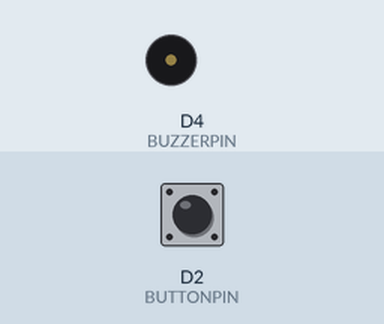
This sketch was run on a simulated Particle Photon. Shown: buzzer (waves = sounding). The inputs (shaded band) are chosen by the test bench; at power-on: D2 (BUTTONPIN) LOW.

Above: at 1.2 s.
1.3 s: D2 (BUTTONPIN) pulled HIGH for 0.15 s
At 3.3 s:
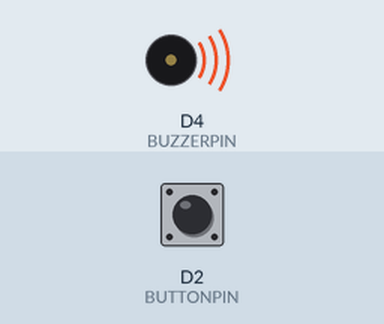
4.4 s: D2 (BUTTONPIN) pulled HIGH for 1 s
At 7.7 s:
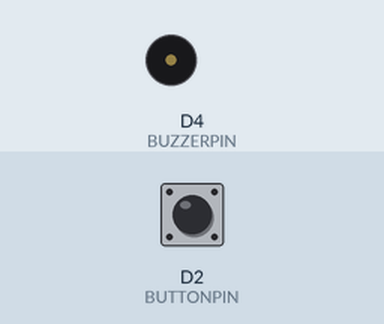
8.0 s: D2 (BUTTONPIN) pulled HIGH for 3.2 s
At 12.1 s:
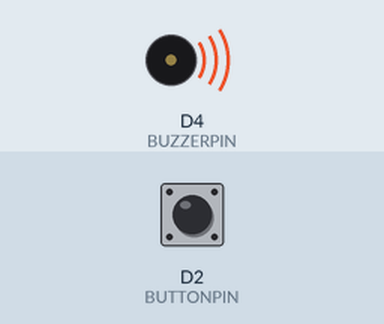
Timing chart, 0 to 14.0 s (numbered marks = the images above; inputs shaded):
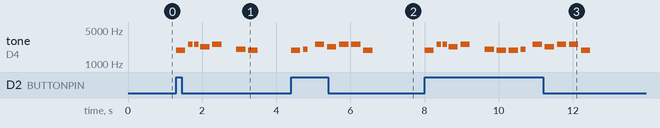

Measured:
- after the input at 1.3 s, tone on D4 (BUZZERPIN): plays 1908 Hz for 0.25 s, 2551 Hz for 0.12 s, 2551 Hz for 0.12 s, 2273 Hz for 0.25 s, 2551 Hz for 0.25 s, 2024 Hz for 0.25 s … (7 notes in this stretch), starting at once
- after the input at 4.4 s, tone on D4 (BUZZERPIN): plays 1908 Hz for 0.25 s, 2024 Hz for 0.12 s, 2551 Hz for 0.25 s, 2273 Hz for 0.25 s, 2551 Hz for 0.25 s, 2551 Hz for 0.25 s … (7 notes in this stretch), starting at once
- after the input at 8.0 s, tone on D4 (BUZZERPIN): plays 1908 Hz for 0.25 s, 2551 Hz for 0.12 s, 2551 Hz for 0.12 s, 2273 Hz for 0.25 s, 2551 Hz for 0.25 s, 2024 Hz for 0.25 s … (14 notes in this stretch), starting at once

The sketch:

musicalalphabet.ino
```cpp
#define N_B0  31
#define N_C1  33
#define N_CS1 35
#define N_D1  37
#define N_DS1 39
#define N_E1  41
#define N_F1  44
#define N_FS1 46
#define N_G1  49
#define N_GS1 52
#define N_A1  55
#define N_AS1 58
#define N_B1  62
#define N_C2  65
#define N_CS2 69
#define N_D2  73
#define N_DS2 78
#define N_E2  82
#define N_F2  87
#define N_FS2 93
#define N_G2  98
#define N_GS2 104
#define N_A2  110
#define N_AS2 117
#define N_B2  123
#define N_C3  131
#define N_CS3 139
#define N_D3  147
#define N_DS3 156
#define N_E3  165
#define N_F3  175
#define N_FS3 185
#define N_G3  196
#define N_GS3 208
#define N_A3  220
#define N_AS3 233
#define N_B3  247
#define N_C4  262
#define N_CS4 277
#define N_D4  294
#define N_DS4 311
#define N_E4  330
#define N_F4  349
#define N_FS4 370
#define N_G4  392
#define N_GS4 415
#define N_A4  440
#define N_AS4 466
#define N_B4  494
#define N_C5  523
#define N_CS5 554
#define N_D5  587
#define N_DS5 622
#define N_E5  659
#define N_F5  698
#define N_FS5 740
#define N_G5  784
#define N_GS5 831
#define N_A5  880
#define N_AS5 932
#define N_B5  988
#define N_C6  1047
#define N_CS6 1109
#define N_D6  1175
#define N_DS6 1245
#define N_E6  1319
#define N_F6  1397
#define N_FS6 1480
#define N_G6  1568
#define N_GS6 1661
#define N_A6  1760
#define N_AS6 1865
#define N_B6  1976
#define N_C7  2093
#define N_CS7 2217
#define N_D7  2349
#define N_DS7 2489
#define N_E7  2637
#define N_F7  2794
#define N_FS7 2960
#define N_G7  3136
#define N_GS7 3322
#define N_A7  3520
#define N_AS7 3729
#define N_B7  3951
#define N_C8  4186
#define N_CS8 4435
#define N_D8  4699
#define N_DS8 4978
```

cloud_tune_control.cpp
```cpp
// -----------------------------------
// Example - 01: Singing A Song
// -----------------------------------
#include "application.h"

// name the pins
#define BUTTONPIN D2
#define BUZZERPIN D4

void play_music1() {
    int melody[] = {1908, 2551, 2551, 2273, 2551, 0, 2024, 1908};
    int noteDurations[] = {4, 8, 8, 4, 4, 4, 4, 4};

    for (int i = 0; i < 8; i++) {
        int noteDuration = 1000 / noteDurations[i];
        tone(BUZZERPIN, melody[i], noteDuration);
        int pauseBetweenNotes = noteDuration * 1.30;
        delay(pauseBetweenNotes);
        noTone(BUZZERPIN);
    }
}

void play_music2() {
    int melody[] = {1908, 2024, 0, 2551, 2273, 2551, 2551, 1908};
    int noteDurations[] = {4, 8, 8, 4, 4, 4, 4, 4};

    for (int i = 0; i < 8; i++) {
        int noteDuration = 1000 / noteDurations[i];
        tone(BUZZERPIN, melody[i], noteDuration);
        int pauseBetweenNotes = noteDuration * 1.30;
        delay(pauseBetweenNotes);
        noTone(BUZZERPIN);
    }
}

bool play_1 = true;

// This routine runs only once upon reset
void setup() {
    pinMode(BUTTONPIN, INPUT);
    pinMode(BUZZERPIN, OUTPUT);
}

// This routine loops forever
void loop() {
    if (digitalRead(BUTTONPIN) == 1) {
        if (play_1) {
            play_music1();
        }
        else {
            play_music2();
        }
        play_1 = !play_1;
    }
}
```

device_lib_cloud_var.cpp
```cpp
// Install libraries (For VSCode):
// Open command pallette
// >Particle: Install Library
// Type GROVE-ULTRASONIC-RANGER
//
// Open command pallette
// >Particle: Install Library
// Type GROVE_4DIGIT_DISPLAY
//
// Tip: To search for libraries, go to the "Libraries" tab in the Web IDE
#include "application.h"

// #include "Grove_4Digit_Display.h"
// #define CLK D2 // pins definitions for TM1637 and can be changed to other ports
// #define DIO D3
// TM1637 tm1637(CLK, DIO);
// void setup()
// {
//     tm1637.init();
//     tm1637.set(BRIGHT_TYPICAL); // BRIGHT_TYPICAL = 2,BRIGHT_DARKEST = 0,BRIGHTEST = 7;
//     tm1637.point(POINT_ON);
// }

// void loop()
// {
//     int8_t NumTab[] = {0, 1, 2, 3, 4, 5, 6, 7, 8, 9, 10, 11, 12, 13, 14, 15}; // 0~9,A,b,C,d,E,F
//     int8_t ListDisp[4];
//     unsigned char i = 0;
//     unsigned char count = 0;
//     delay(150);

//     while (1)
//     {
//         i = count;
//         count++;
//         if (count == sizeof(NumTab))
//             count = 0;
//         for (unsigned char BitSelect = 0; BitSelect < 4; BitSelect++)
//         {
//             ListDisp[BitSelect] = NumTab[i];
//             i++;
//             if (i == sizeof(NumTab))
//                 i = 0;
//         }
//         tm1637.display(0, ListDisp[0]);
//         tm1637.display(1, ListDisp[1]);
//         tm1637.display(2, ListDisp[2]);
//         tm1637.display(3, ListDisp[3]);
//         delay(1000);
//     }
// }

void setup() {

}

#define LED D7
void loop() {
    tone(D2, 2000, 0.0);

    digitalWrite(LED, 0);
    delay(1000);
    digitalWrite(LED, 1);
    delay(1000);
}
```

musicalalphabet.cpp
```cpp
/******************************************************/
//       THIS IS A GENERATED FILE - DO NOT EDIT       //
/******************************************************/

#include "Particle.h"
#line 1 "c:/Users/eamon/Coding/particle/it250_projects/src/musicalalphabet.ino"
#line 1 "c:/Users/eamon/Coding/particle/it250_projects/src/musicalalphabet.ino"
#define N_B0  31
#define N_C1  33
#define N_CS1 35
#define N_D1  37
#define N_DS1 39
#define N_E1  41
#define N_F1  44
#define N_FS1 46
#define N_G1  49
#define N_GS1 52
#define N_A1  55
#define N_AS1 58
#define N_B1  62
#define N_C2  65
#define N_CS2 69
#define N_D2  73
#define N_DS2 78
#define N_E2  82
#define N_F2  87
#define N_FS2 93
#define N_G2  98
#define N_GS2 104
#define N_A2  110
#define N_AS2 117
#define N_B2  123
#define N_C3  131
#define N_CS3 139
#define N_D3  147
#define N_DS3 156
#define N_E3  165
#define N_F3  175
#define N_FS3 185
#define N_G3  196
#define N_GS3 208
#define N_A3  220
#define N_AS3 233
#define N_B3  247
#define N_C4  262
#define N_CS4 277
#define N_D4  294
#define N_DS4 311
#define N_E4  330
#define N_F4  349
#define N_FS4 370
#define N_G4  392
#define N_GS4 415
#define N_A4  440
#define N_AS4 466
#define N_B4  494
#define N_C5  523
#define N_CS5 554
#define N_D5  587
#define N_DS5 622
#define N_E5  659
#define N_F5  698
#define N_FS5 740
#define N_G5  784
#define N_GS5 831
#define N_A5  880
#define N_AS5 932
#define N_B5  988
#define N_C6  1047
#define N_CS6 1109
#define N_D6  1175
#define N_DS6 1245
#define N_E6  1319
#define N_F6  1397
#define N_FS6 1480
#define N_G6  1568
#define N_GS6 1661
#define N_A6  1760
#define N_AS6 1865
#define N_B6  1976
#define N_C7  2093
#define N_CS7 2217
#define N_D7  2349
#define N_DS7 2489
#define N_E7  2637
#define N_F7  2794
#define N_FS7 2960
#define N_G7  3136
#define N_GS7 3322
#define N_A7  3520
#define N_AS7 3729
#define N_B7  3951
#define N_C8  4186
#define N_CS8 4435
#define N_D8  4699
#define N_DS8 4978
```
